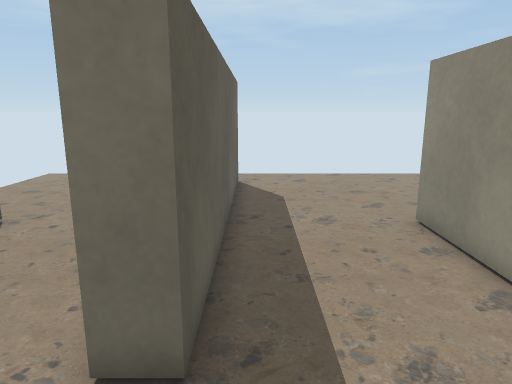
[1] (above)

12 first-person views from a walk through a Unity game level. The camera is 1.4 m above the floor, tilts 12° down and sees 70° across. The floor is counted in squares, 0.5 m on a side. Each view is taken from the middle of a square. On the plan, view 1 faces up. The plan holds only what a view shows up to about 20 squares ahead; the rest is blank. The player is left out. Some animated figures are left out. Some surface patterns are stand-ins.

[2]
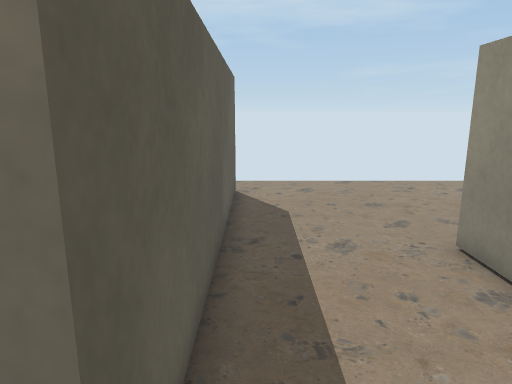

[3]
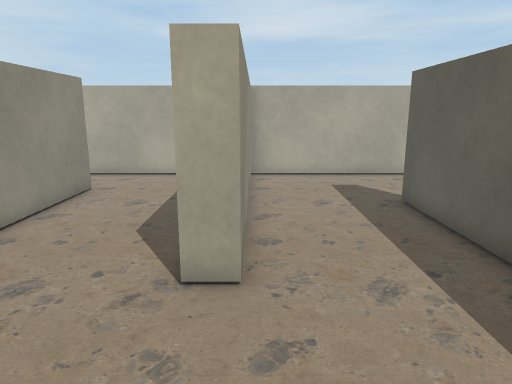

[4]
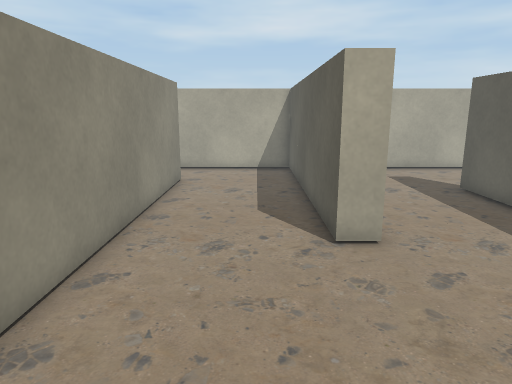

[5]
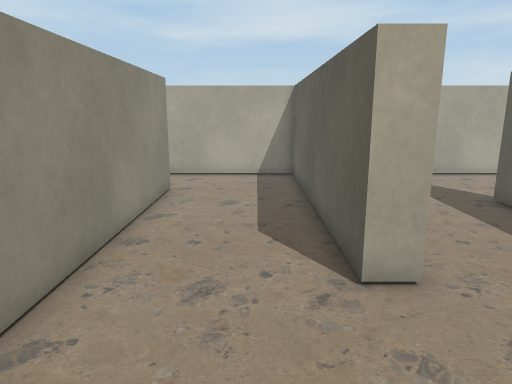

[6]
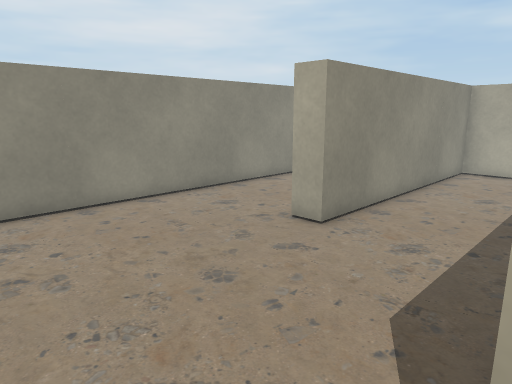

[7]
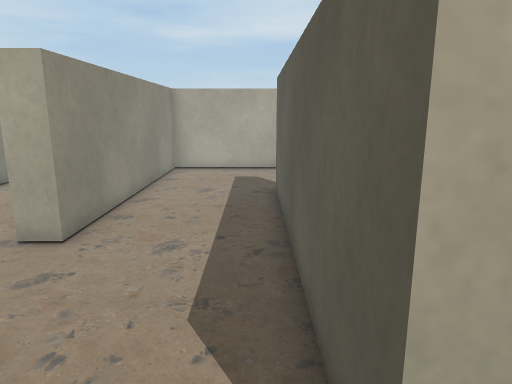

[8]
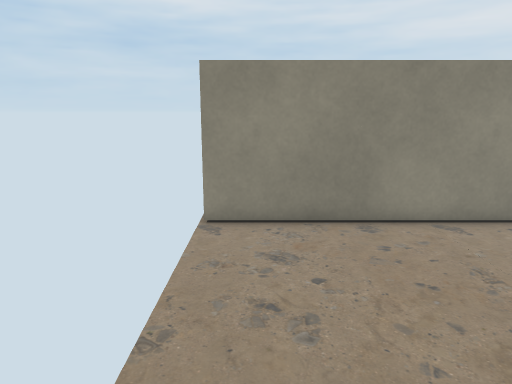

[9]
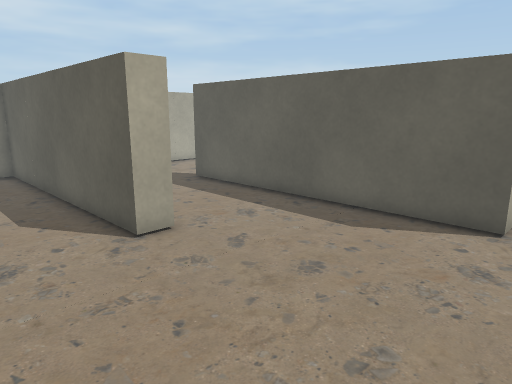

[10]
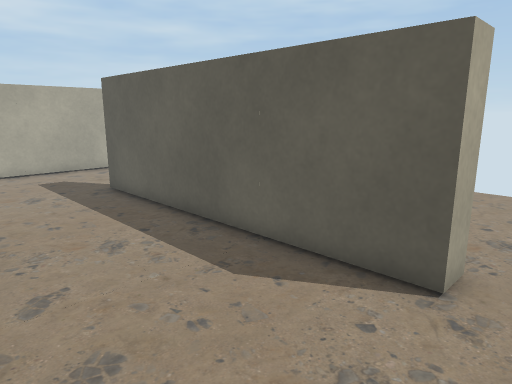

[11]
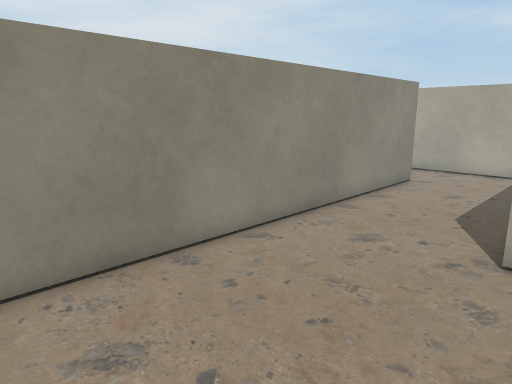

[12]
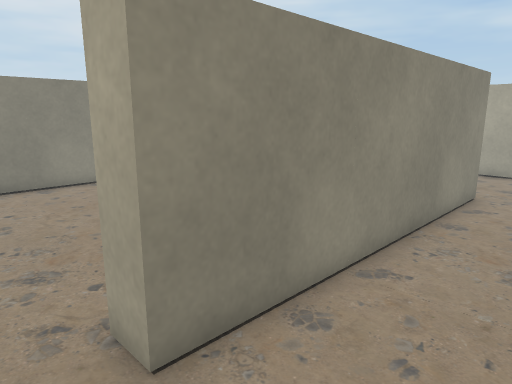

### Floor plan
Points are (right, up) in squares from view 1. A wall is a line through its corners. A room is listed if a view was taken in it or the views show most of it. See-through windows are left out.
Room 1 (views 1, 2, 3, 4, 5, 7, 8, 9, 10, 11)
walls: (-0.8, 15.4) (-0.8, 3.4); (10.2, 1.2) (10.2, 17.4); (-0.5, -2.1) (4.2, -2.1) (4.2, 9.4) (5.2, 9.4) (5.2, -2.1) (9.4, -2.1)
ways out: opening at (-1.5, 0.5) to room 2; opening at (-1.5, 16.5) to room 2; opening at (10.5, -0.5)
Room 2 (views 6, 12)
walls: (-0.8, 3.4) (-1.8, 3.4) (-1.8, 15.4) (-0.8, 15.4); (-4.5, -2.1) (-0.5, -2.1)
ways out: opening at (-1.5, 0.5) to room 1; opening at (-1.5, 16.5) to room 1

Where each view was taken, in squares from view 1:
view 1: 0 up, 0 right, facing up
view 2: 2 up, 0 right, facing up
view 3: 15 up, 4 right, facing down
view 4: 17 up, 7 right, facing down
view 5: 15 up, 7 right, facing down
view 6: 17 up, 1 left, facing down-right
view 7: 17 up, 0 right, facing down
view 8: 16 up, 1 right, facing right
view 9: 17 up, 9 right, facing down-left
view 10: 17 up, 5 right, facing down-left
view 11: 17 up, 4 right, facing down-right
view 12: 17 up, 5 left, facing down-right
